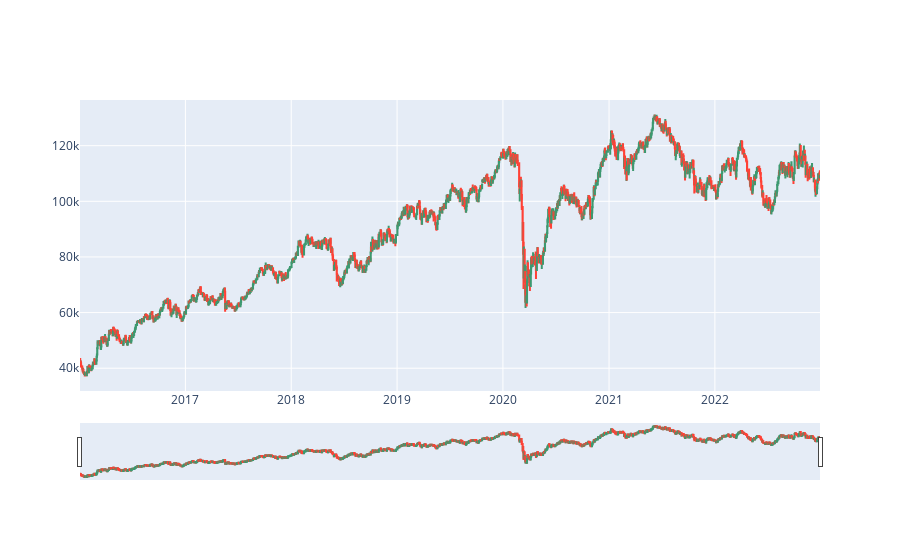

Here is the notebook cell this chart was saved with:
### Code cell
# plotar o gráfico de candlestick
import plotly.graph_objects as go


trace1 = {
    'x': bvsp_data.index,
    'open': bvsp_data.Open,
    'close': bvsp_data.Adj_Close,
    'high': bvsp_data.High,
    'low': bvsp_data.Low,
    'type': 'candlestick',
    'name': 'bvsp_data',
    'showlegend': False
}
data = [trace1]
layout = go.Layout()
fig = go.Figure(data=data, layout=layout)
fig.show()

### Figure 1 — Plotly figure (JSON) as saved in the notebook; plotly's stock layout.template omitted (floating-point values rounded to 4 significant figures; data arrays with more than 128 entries replaced by an {"elided": "..."} marker saying what was removed)
{"data": [{"close": {"elided": "1734 int values"}, "high": {"elided": "1734 int values"}, "low": {"elided": "1734 int values"}, "name": "bvsp_data", "open": {"elided": "1734 int values"}, "showlegend": false, "type": "candlestick", "x": {"elided": "1734 str values"}}], "layout": {}}
